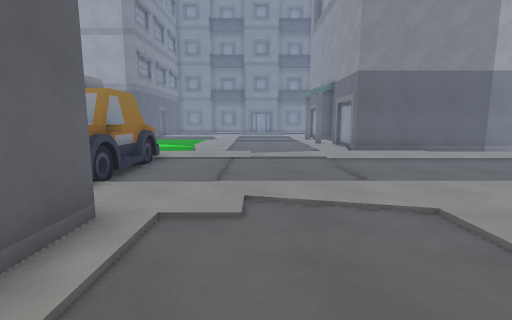
[1] (above)

21 first-person views from a walk through a 3-D level made in the Godot game engine. The camera is 1.5 m above the floor, tilts 8° down and sees 85° across. Doors that lead somewhere are drawn open, without their leaves. The floor is counted in squares, 1 m on a side. Each view is taken from the middle of a square. On the plan, view 1 faces up. The plan holds only what a view shows up to about 14 squares ahead; the rest is blank. The place goes on beyond the plan. Characters and animated objects are left out. Some surface patterns are stand-ins.

[2]
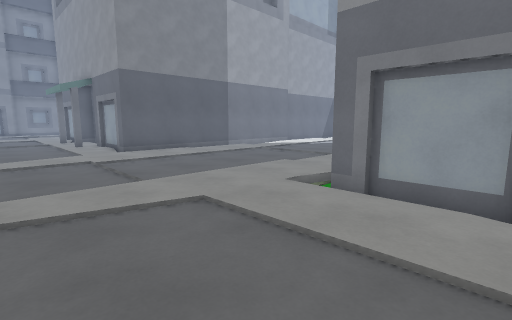

[3]
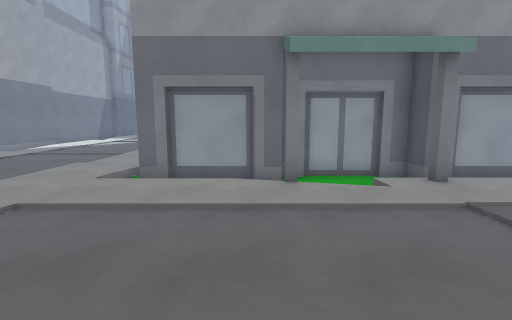

[4]
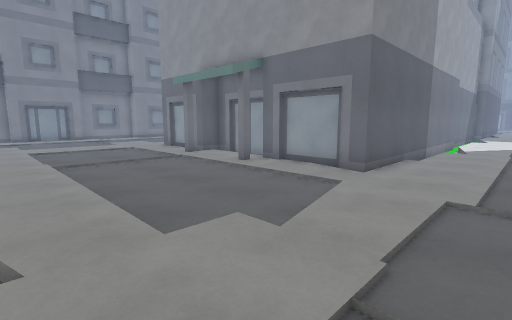

[5]
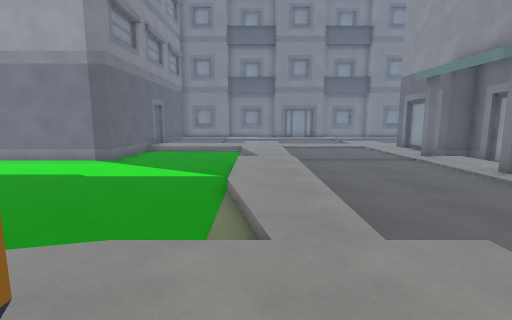

[6]
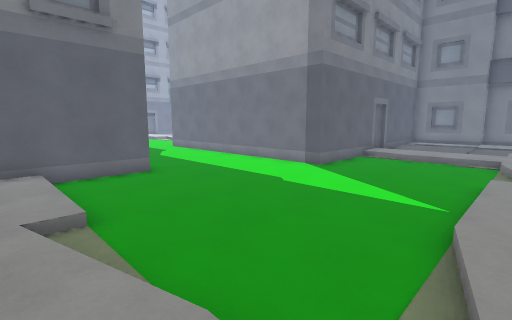

[7]
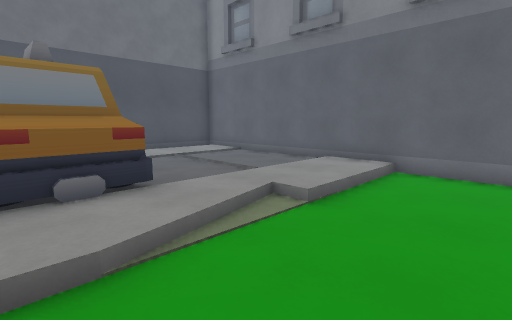

[8]
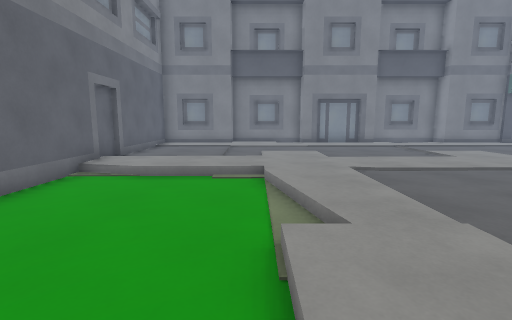

[9]
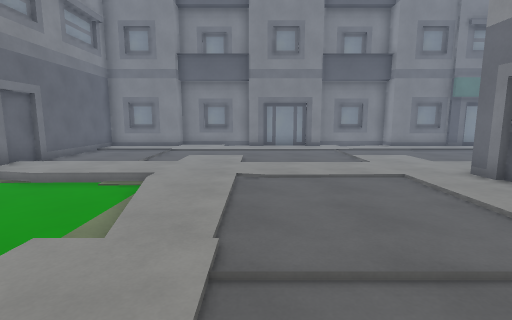

[10]
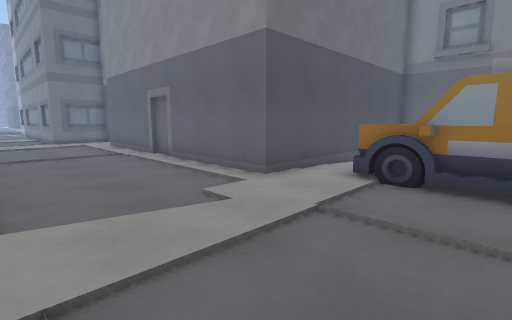

[11]
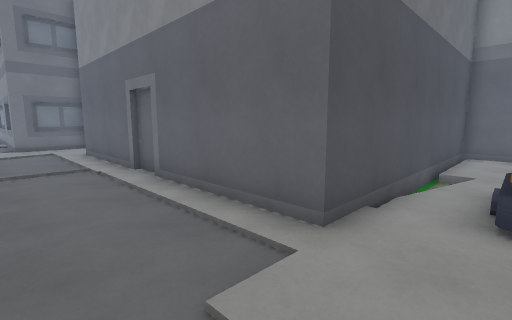

[12]
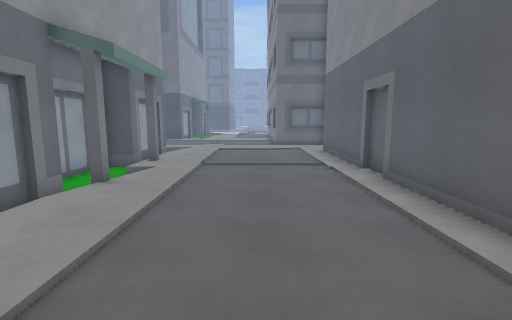

[13]
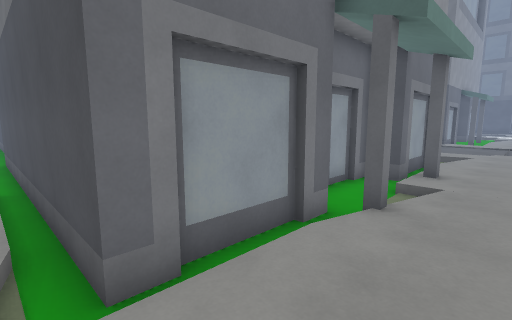

[14]
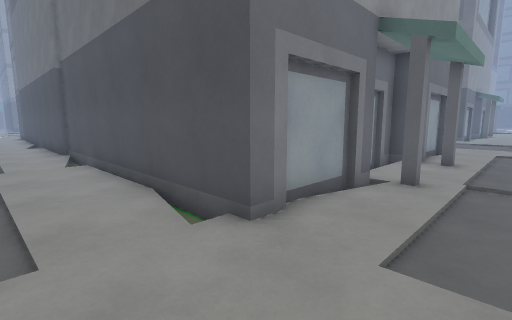

[15]
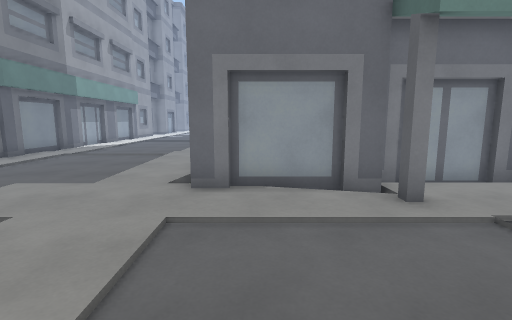

[16]
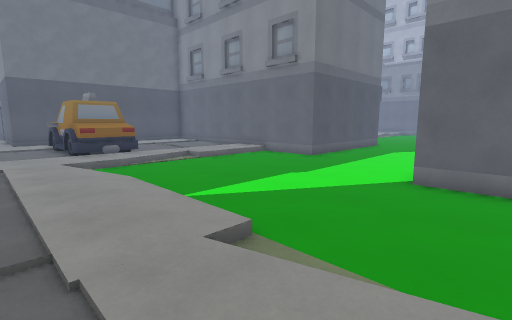

[17]
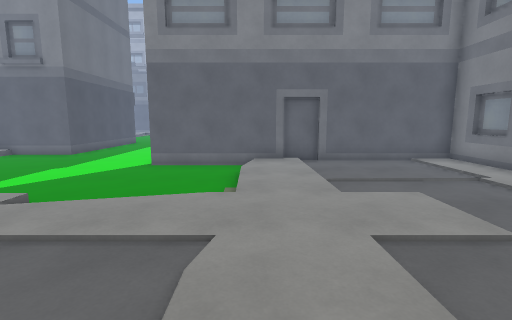

[18]
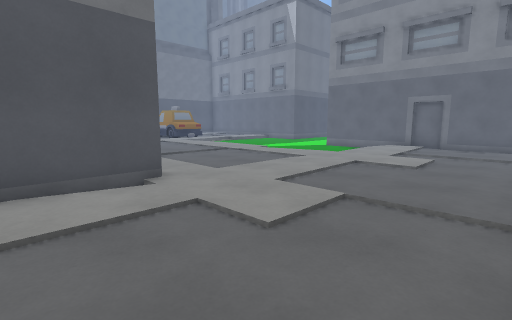

[19]
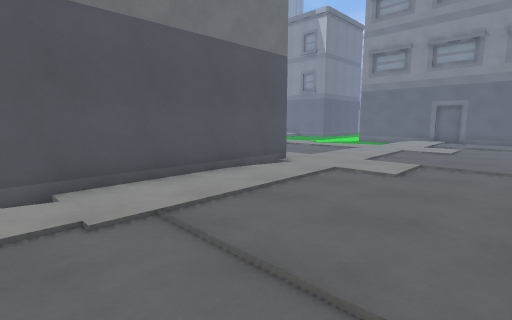

[20]
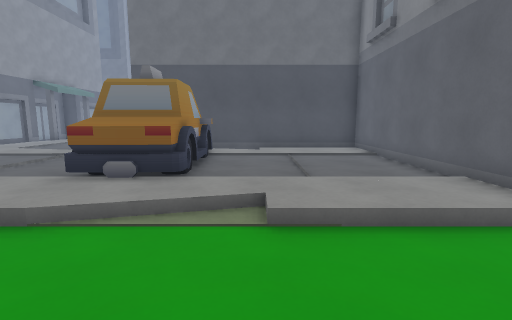

[21]
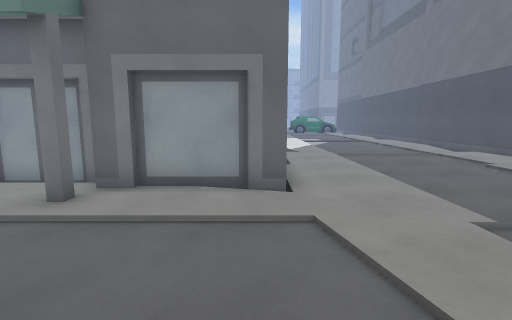

### Floor plan
Key: @ floor where view 1 was taken; # wall or solid block; . main floor; : floor 0.25 m higher than the main floor; - floor 0.25 m lower than the main floor; / step, stairs or slope; ^ raised ledge; B building.
Columns run from 13 left of view 1 to 13 right of it. Each row starts with its distance up from view 1.
 32     #......................
 31     #......................
 30     #......................
 29     #......................
 28     B......................
 27     B......................
 26     #......................
 25     #----/........#########
 24     #-----........#
 23     #-----........#
 22 #####-----/.......#
 21 ----------/......###
 20 ----------.........#
 19 ----------.........#
 18 ----------.........#
 17 ----------.......###
 16 B---------........#
 15 #---------/.......#
 14 #---------/.......#
 13 #/////-////.......#########
 12 #..........................
 11 #......^^^.................
 10 #......#^#.................
  9 #......#:#.................
  8 #......###.................
  7 #......###.................
  6 #......^^^.................
  5 #............/.........../.
  4 ###########.......///////--
  3           #......./########
  2           #......./#
  1           #......./#
  0           #..@..../#
 -1           #.......###
 -2           #.......--#
 -3           #......./-#
 -4           #........-#
 -5           #.......###
 -6           #........#
 -7           #........#
 -8           #........#

Positions as (right, up) in squares from view 1, and headings:
1: (0, 0), facing up
2: (0, 0), facing up-right
3: (-2, 0), facing right
4: (-3, 10), facing up-right
5: (-3, 10), facing up
6: (-3, 12), facing up-left
7: (-4, 16), facing down-left
8: (-4, 18), facing up
9: (-1, 18), facing up
10: (3, 9), facing down-left
11: (1, 6), facing down-left
12: (1, 6), facing down
13: (3, 4), facing down-right
14: (2, 28), facing down-right
15: (-1, 24), facing right
16: (-1, 24), facing down-left
17: (2, 26), facing left
18: (8, 32), facing down-left
19: (13, 32), facing down-left
20: (-8, 17), facing down
21: (-1, 14), facing right
